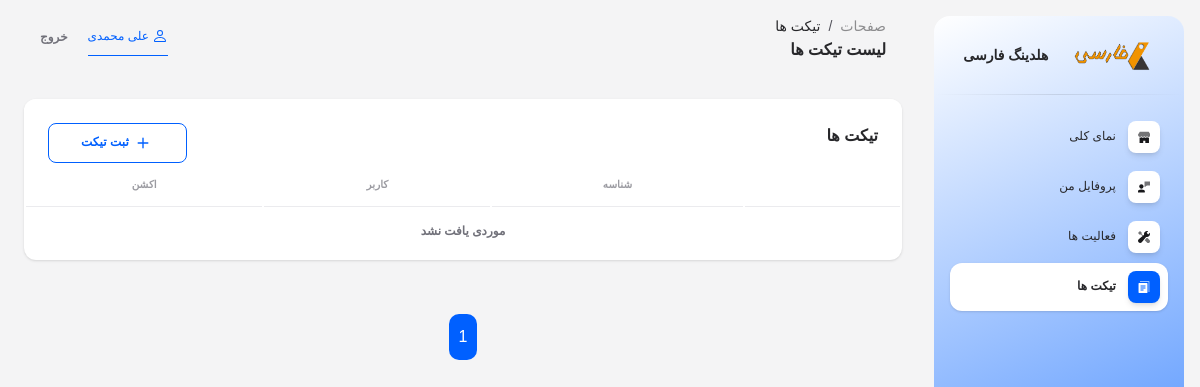
The app's page /employee/tickets/ (signed in), older data.
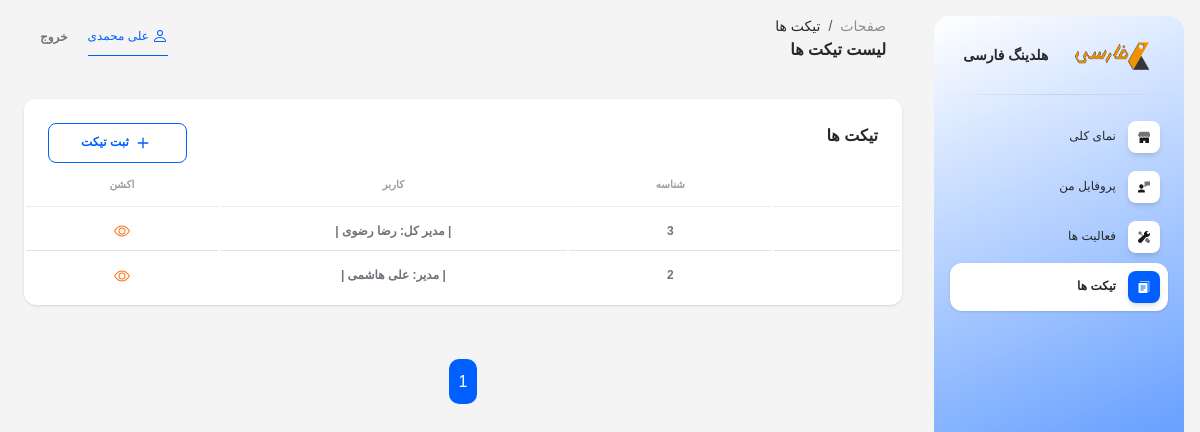
The same page, newer data.
### app/models.py (models this page shows)
class Conversation(models.Model):
    users = models.ManyToManyField(CustomUser, related_name='users_conversations', verbose_name='کاربران تیکت')
    class Meta:
        verbose_name = 'تیکت'
        verbose_name_plural = 'تیکت ها'

class CustomUser(AbstractUser):
    USER_TYPE_CHOICES = (
        ('1', 'مدیر کل'),
        ('2', 'مدیر'),
        ('3', 'کارمند'),
    )
    user_type = models.CharField(verbose_name='سطح کاربر', max_length=10, choices=USER_TYPE_CHOICES, default='1')
    manager = models.ForeignKey(
        'self',
        on_delete=models.SET_NULL,
        null=True,
        blank=True,
        related_name='manager_employees',
        limit_choices_to={'user_type': '2'},
        verbose_name='مدیر'
    )
    class Meta:
        verbose_name = 'کاربر'
        verbose_name_plural = 'کاربران'
    def __str__(self):
        return f'{self.get_user_type_display()}: {self.get_full_name()}'

### app/views.py (the view)
# urls.py: path('employee/tickets/', views.EmployeeTicketListView.as_view(), name='employee_tickets'),
class EmployeeTicketListView(LoginRequiredMixin, mixins.RoleRequiredMixin, ListView):
    allowed_roles = ['3']
    model = models.Conversation
    template_name = 'employee/tickets.html'
    context_object_name = 'tickets'
    paginate_by = 100
    ordering = '-id'
    def get_queryset(self):
        return super().get_queryset().filter(users=self.request.user)
    def get_context_data(self, **kwargs):
        context = super().get_context_data(**kwargs)
        current_user = self.request.user
        unseen_counts = {}
        for conversation in context['tickets']:
            unseen_count = conversation.conversation_messages.filter(
                seen=False
            ).exclude(user=current_user).count()
            unseen_counts[conversation.id] = unseen_count
        context['unseen_counts'] = unseen_counts
        return context

### app/mixins.py (called while the page is built)
    def dispatch(self, request, *args, **kwargs):
        if not request.user.is_authenticated:
            raise PermissionDenied("ابتدا باید وارد شوید.")
        if str(request.user.user_type) not in self.allowed_roles:
            raise PermissionDenied("شما دسترسی لازم را ندارید.")
        return super().dispatch(request, *args, **kwargs)

### app/templatetags/custom_tags.py (called while the page is built)
@register.filter
def get_item(dictionary, key):
    return dictionary.get(key)

### app/views.py (called while the page is built)
def custom_context(request):
    if request.user.is_authenticated:
        not_seen_messages = models.Message.objects.filter(conversation__users=request.user, seen=False).exclude(user=request.user)
        return {
            'not_seen_messages_count': not_seen_messages.count(),
        }
    else:
        return {
            'not_login': True,
        }

### templates/employee/tickets.html (shortened to what this page needs)
{% extends 'base_employee_dashboard.html' %}
{% load static %}
{% block page1 %}
تیکت ها
{% endblock %}
{% block page2 %}
لیست تیکت ها
{% endblock %}
{% block content %}
<div class="col-12">
    {% include "includes/tables/employee/ticket_table.html" with title="تیکت ها" %}
</div>
<div class="col-12">
    {% include "includes/paginations/pagination.html" %}
</div>
{% endblock %}

### templates/includes/tables/employee/ticket_table.html (shortened to what this page needs)
{% load custom_tags %}
<div class="card mb-4">
    <div class="card-header pb-0" style="display: flex; justify-content: space-between;">
        <h6>{{ title }}</h6>
        {% if no_add != 'true' %}
        <button
            style="background-color: #fff; border: 1px solid #0060ff; border-radius: 0.5rem; color: #0060ff; padding: 8px 32px; font-size: 0.75rem; font-weight: 700;">
            <a href="{% url 'employee_add_ticket' %}" style="color: #0060ff;">
                <svg xmlns="http://www.w3.org/2000/svg" width="22" height="22" fill="currentColor"
                    class="bi bi-plus" viewBox="0 0 16 16">
                    <path
                        d="M8 4a.5.5 0 0 1 .5.5v3h3a.5.5 0 0 1 0 1h-3v3a.5.5 0 0 1-1 0v-3h-3a.5.5 0 0 1 0-1h3v-3A.5.5 0 0 1 8 4" />
                </svg>
                ثبت تیکت
            </a>
        </button>
        {% endif %}
    </div>
    <div class="card-body px-0 pt-0 pb-2">
        <div class="table-responsive p-0">
            <table class="table align-items-center mb-0">
                <thead>
                    <tr>
                        <th class="text-center text-uppercase text-secondary text-xxs font-weight-bolder opacity-7"></th>
                        <th class="text-center text-uppercase text-secondary text-xxs font-weight-bolder opacity-7">
                            شناسه</th>
                        <th class="text-center text-uppercase text-secondary text-xxs font-weight-bolder opacity-7">
                            کاربر</th>
                        <th class="text-center text-uppercase text-secondary text-xxs font-weight-bolder opacity-7">
                            اکشن</th>
                    </tr>
                </thead>
                <tbody>
                    {% for ticket in tickets %}
                    <tr style="position: relative;">
                        <td class="align-middle text-center" style="position: relative;">
                        </td>
                        <td class="align-middle text-center">
                            <span class="text-secondary text-xs font-weight-bold">{{ ticket.id }}</span>
                        </td>
                        <td class="align-middle text-center">
                            {% for user in ticket.users.all %}
                            {% if user != request.user %}
                            <span class="text-secondary text-xs font-weight-bold">| {{ user }} |</span>
                            {% endif %}
                            {% endfor %}
                        </td>
                        <td class="align-middle text-center">
                            <a href="{% url 'chat' ticket.id %}" title="جزئیات" style="padding: 0 4px;">
                                <span class="text-secondary text-xs font-weight-bold">
                                </span>
                            </a>
                        </td>
                    </tr>
                    {% empty %}
                    <tr>
                        <td colspan="4" class="align-middle text-center">
                            <span class="text-secondary text-xs font-weight-bold">موردی یافت نشد</span>
                        </td>
                    </tr>
                    {% endfor %}
                </tbody>
            </table>
        </div>
    </div>
</div>

Row changes from the older to the newer data that the page shows:
added Conversation: id "3"
now on this page (row edited): CustomUser: user_type+first_name+last_name "مدیر کل: رضا رضوی", shown under "3"
added Conversation: id "2"
now on this page (row edited): CustomUser: user_type+first_name+last_name "مدیر: علی هاشمی", shown under "2"
Text that changed along with them:
text no longer shown: "موردی یافت نشد"
